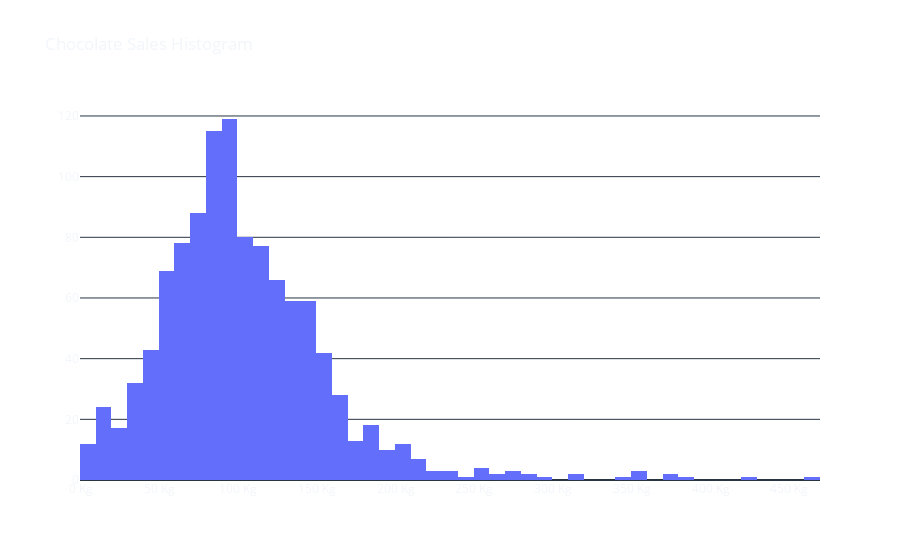
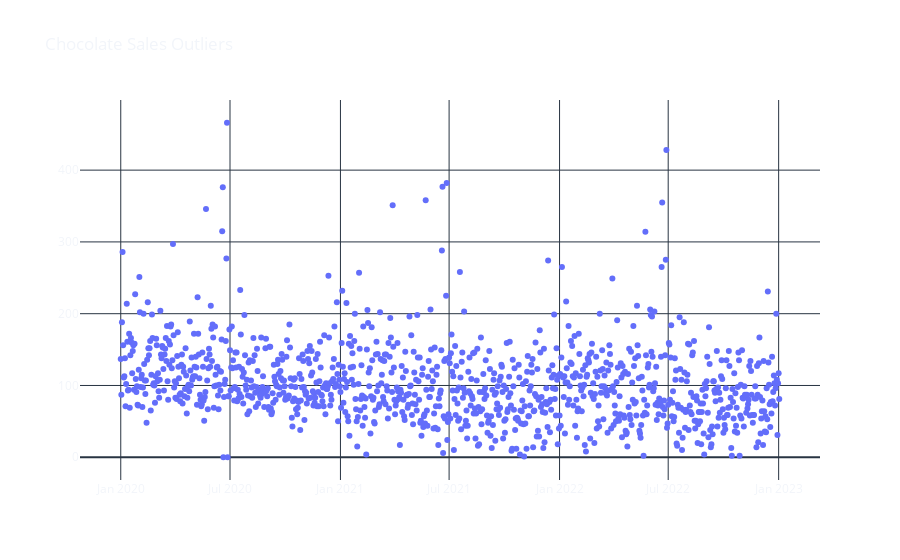

The notebook cell these images were saved under, in order:
### Markdown cell above
**We have a pretty considerable `variance`. Some of the values in our dataset could be `outliers`.**

> **Note: In statistics and machine learning, an `outlier` is an observation that is significantly different from other observations in the dataset. `Outliers` can be caused by measurement or recording errors, natural variations in the data, or rare events. `Outliers` can have a large effect on the mean, variance, and other statistics that are used to summarize the data, and can affect the performance of machine learning models that are trained on the data.**

**Let us plot the histogram to get a better understanding of the value distribution of our sales.**

### Code cell
fig = go.Figure(data=[go.Histogram(x=df.sales)])

fig.update_xaxes(showgrid=False, ticksuffix=' Kg', showline=False, mirror=False)
fig.update_yaxes(showgrid=True)

fig.update_layout(
template='plotly_dark',
title=f"Chocolate Sales Histogram",
paper_bgcolor='rgba(0, 0, 0, 0)',
plot_bgcolor='rgba(0, 0, 0, 0)',
)

fig.show()

fig = go.Figure(data=go.Scatter(x=df.dates, 
                                y=df.sales, mode='markers'))

fig.update_layout(
template='plotly_dark',
title=f"Chocolate Sales Outliers",
paper_bgcolor='rgba(0, 0, 0, 0)',
plot_bgcolor='rgba(0, 0, 0, 0)',
)

fig.show()

### Figure 1 — Plotly figure (JSON) as saved in the notebook; plotly's stock layout.template omitted (floating-point values rounded to 4 significant figures; data arrays with more than 128 entries replaced by an {"elided": "..."} marker saying what was removed)
{"data": [{"type": "histogram", "x": {"elided": "1098 int values"}}], "layout": {"paper_bgcolor": "rgba(0, 0, 0, 0)", "plot_bgcolor": "rgba(0, 0, 0, 0)", "title": {"text": "Chocolate Sales Histogram"}, "xaxis": {"mirror": false, "showgrid": false, "showline": false, "ticksuffix": " Kg"}, "yaxis": {"showgrid": true}}}

### Figure 2 — Plotly figure (JSON) as saved in the notebook; plotly's stock layout.template omitted (floating-point values rounded to 4 significant figures; data arrays with more than 128 entries replaced by an {"elided": "..."} marker saying what was removed)
{"data": [{"mode": "markers", "type": "scatter", "x": {"elided": "1098 str values"}, "y": {"elided": "1098 int values"}}], "layout": {"paper_bgcolor": "rgba(0, 0, 0, 0)", "plot_bgcolor": "rgba(0, 0, 0, 0)", "title": {"text": "Chocolate Sales Outliers"}}}
